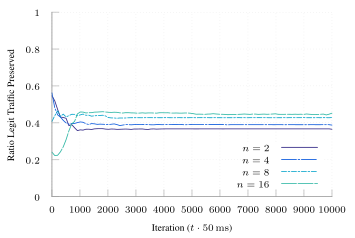

The gnuplot source for this figure:
set terminal tikz standalone color size 9cm,6cm font '\scriptsize' preamble '\usepackage{microtype} \usepackage{times} \usepackage[T1]{fontenc} \usepackage{siunitx}\sisetup{detect-all}'
set output "spf-udp-separate.tex"

load "parula.pal"

set style line 102 lc rgb '#a0a0a0' lt 1 lw 1
set border ls 102
set colorbox border 102
set key textcolor rgb "black"
set tics textcolor rgb "black"
set label textcolor rgb "black"

set border 3
set grid x y
set xtics nomirror
set ytics nomirror

#set key autotitle columnhead
set datafile separator ","

set xlabel "Iteration ($t \\cdot{} \\SI{50}{\\milli\\second}$)"
set ylabel "Ratio Legit Traffic Preserved"

set yrange [0.0:1.0]
set key inside bottom right

plot '../results/spf-udp-separate-2' u 1:3 w lines smooth sbezier title "$n=2$" dt 1, \
     '../results/spf-udp-separate-4' u 1:3 w lines smooth sbezier title "$n=4$" dt (18,2,2,2), \
     '../results/spf-udp-separate-8' u 1:3 w lines smooth sbezier title "$n=8$" ls 4  dt (6,2,2,2), \
     '../results/spf-udp-separate-16' u 1:3 w lines smooth sbezier title "$n=16$" ls 5 dt (18,2)
